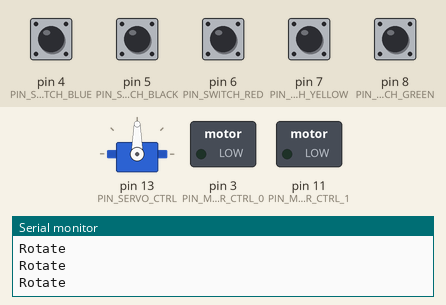
This sketch was run on a simulated Arduino Uno, built with avr-gcc and run on an emulated ATmega328P. On the bench: servo, switched loads named in the sketch (green lamp = pin HIGH), the last lines printed to the serial monitor. The test bench sets the inputs (shaded band); at power-on: pin 4 (PIN_SWITCH_BLUE), pin 5 (PIN_SWITCH_BLACK), pin 6 (PIN_SWITCH_RED), pin 7 (PIN_SWITCH_YELLOW), pin 8 (PIN_SWITCH_GREEN) LOW.

Above: at 1.2 s.
1.3 s: pin 4 (PIN_SWITCH_BLUE) pulled HIGH for 0.15 s
At 2.45 s:
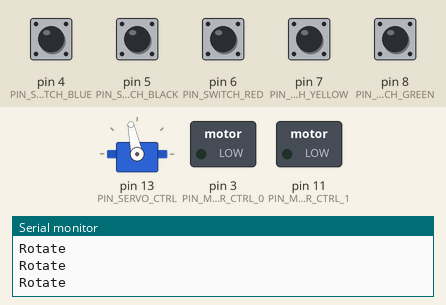
4.3 s: pin 7 (PIN_SWITCH_YELLOW) pulled HIGH for 0.15 s
At 4.45 s:
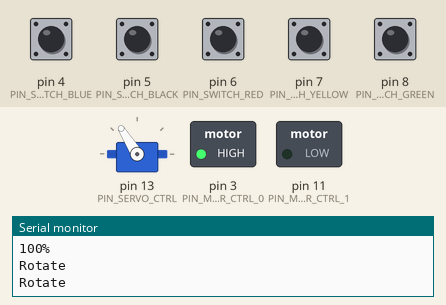
7.3 s: pin 5 (PIN_SWITCH_BLACK) pulled HIGH for 0.15 s
8.9 s: pin 8 (PIN_SWITCH_GREEN) pulled HIGH for 0.15 s
At 9.3 s:
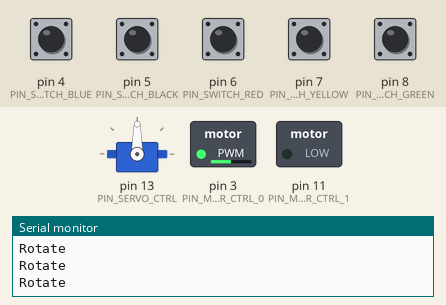
10.5 s: pin 4 (PIN_SWITCH_BLUE) pulled HIGH for 1 s
At 11.66 s:
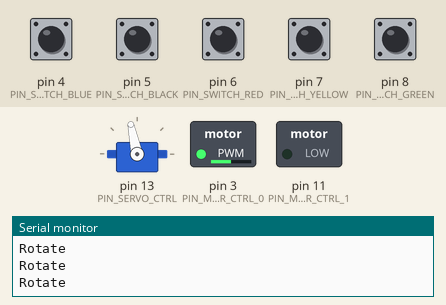
13.5 s: pin 6 (PIN_SWITCH_RED) pulled HIGH for 0.15 s
At 13.67 s:
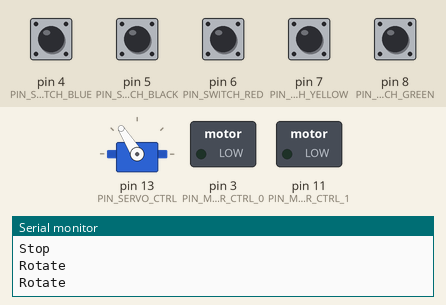
Timing chart, 0 to 25.3 s (numbered marks = the images above; inputs shaded):
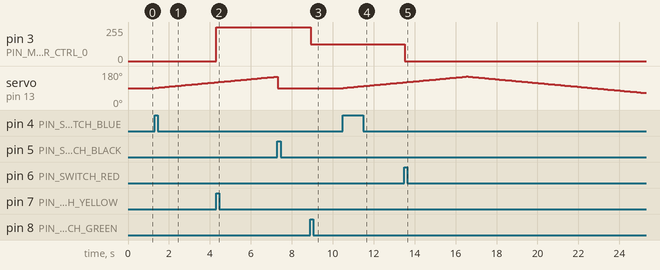

The sketch:

Cooling_Fan_Practice.ino
```cpp
#include <Servo.h>
#define PIN_MOTOR_CTRL_0 3
#define PIN_MOTOR_CTRL_1 11
#define PIN_SWITCH_GREEN 8
#define PIN_SWITCH_YELLOW 7
#define PIN_SWITCH_RED 6
#define PIN_SWITCH_BLACK 5
#define PIN_SWITCH_BLUE 4
#define PIN_SERVO_CTRL 13
int prevSwitchGreen = HIGH;
int prevSwitchYellow = HIGH;
int prevSwitchRed = HIGH;
int prevSwitchBlack = HIGH;
int prevSwitchBlue = HIGH;
int rotateFlag = 0;
byte motorCtrlValue0;
byte servoPosition = 90;
Servo servoRotate;

void setup() {
  servoRotate.attach(PIN_SERVO_CTRL);
  servoRotate.write(servoPosition);
  pinMode(PIN_SWITCH_GREEN, INPUT);
  pinMode(PIN_SWITCH_YELLOW, INPUT);
  pinMode(PIN_SWITCH_RED, INPUT);
  pinMode(PIN_SWITCH_BLACK, INPUT);
  pinMode(PIN_SWITCH_BLUE, INPUT);
  pinMode(PIN_MOTOR_CTRL_0, OUTPUT);
  pinMode(PIN_MOTOR_CTRL_1, OUTPUT);
  pinMode(PIN_SERVO_CTRL, OUTPUT);
  analogWrite(PIN_MOTOR_CTRL_0, 0);
  analogWrite(PIN_MOTOR_CTRL_1, 0);
  Serial.begin(115200);
}

void loop() {
  // Fan Control
  int currentSwitchGreen = digitalRead(PIN_SWITCH_GREEN);
  int currentSwitchYellow = digitalRead(PIN_SWITCH_YELLOW);
  int currentSwitchRed = digitalRead(PIN_SWITCH_RED);
  // 초록색 버튼 : 최대 속도의 50%로 Fan 회전
  if ((prevSwitchGreen == LOW) && (currentSwitchGreen == HIGH)) {
    analogWrite(PIN_MOTOR_CTRL_0, 127);
    Serial.println("50%");
  }
  // 노란색 버튼 : 최대 속도로 Fan 회전
  if ((prevSwitchYellow == LOW) && (currentSwitchYellow == HIGH)) {
    analogWrite(PIN_MOTOR_CTRL_0, 255);
    Serial.println("100%");
  }
  // 빨간색 버튼 : Fan 회전 정지
  if ((prevSwitchRed == LOW) && (currentSwitchRed == HIGH)) {
    analogWrite(PIN_MOTOR_CTRL_0, 0);
    Serial.println("Stop");
  }
  prevSwitchGreen = currentSwitchGreen;
  prevSwitchYellow = currentSwitchYellow;
  prevSwitchRed = currentSwitchRed;
  int currentSwitchBlack = digitalRead(PIN_SWITCH_BLACK);
  int currentSwitchBlue = digitalRead(PIN_SWITCH_BLUE);
  // 검정색 버튼 : Fan 목의 회전을 멈추고 정면을 바라보게 함
  if ((prevSwitchBlack == LOW) && (currentSwitchBlack == HIGH)) {
    rotateFlag = 0;
    servoPosition = 90;
    servoRotate.write(servoPosition);
    Serial.println("Fan Head Stop");
  }
  // 파란색 버튼 : Fan 목이 30~150도 사이에서 연속적으로 회전
  if ((prevSwitchBlue == LOW) && (currentSwitchBlue == HIGH))
  {
    rotateFlag = 1;
  }
  if (servoRotate.read() < 30 || servoRotate.read() > 150)
  {
    rotateFlag = rotateFlag * (-1);
  }
  if (rotateFlag != 0)
  {
    servoRotate.write(servoRotate.read() + rotateFlag);
  }
  Serial.println("Rotate");
  prevSwitchBlack = currentSwitchBlack;
  prevSwitchBlue = currentSwitchBlue;
  delay(100);
}
```

Measured:
- after the input at 1.3 s, servo on pin 13 (PIN_SERVO_CTRL): moves from 90° to 120° over 2.9 s, starting at once
- after the input at 4.3 s, pin 3 (PIN_MOTOR_CTRL_0): 0/255 → 255/255 at once
- after the input at 8.9 s, pin 3 (PIN_MOTOR_CTRL_0): 255/255 → 127/255 at once
- after the input at 10.5 s, servo on pin 13 (PIN_SERVO_CTRL): moves from 90° to 120° over 2.9 s, starting at once
- after the input at 13.5 s, pin 3 (PIN_MOTOR_CTRL_0): 127/255 → 0/255 at once
